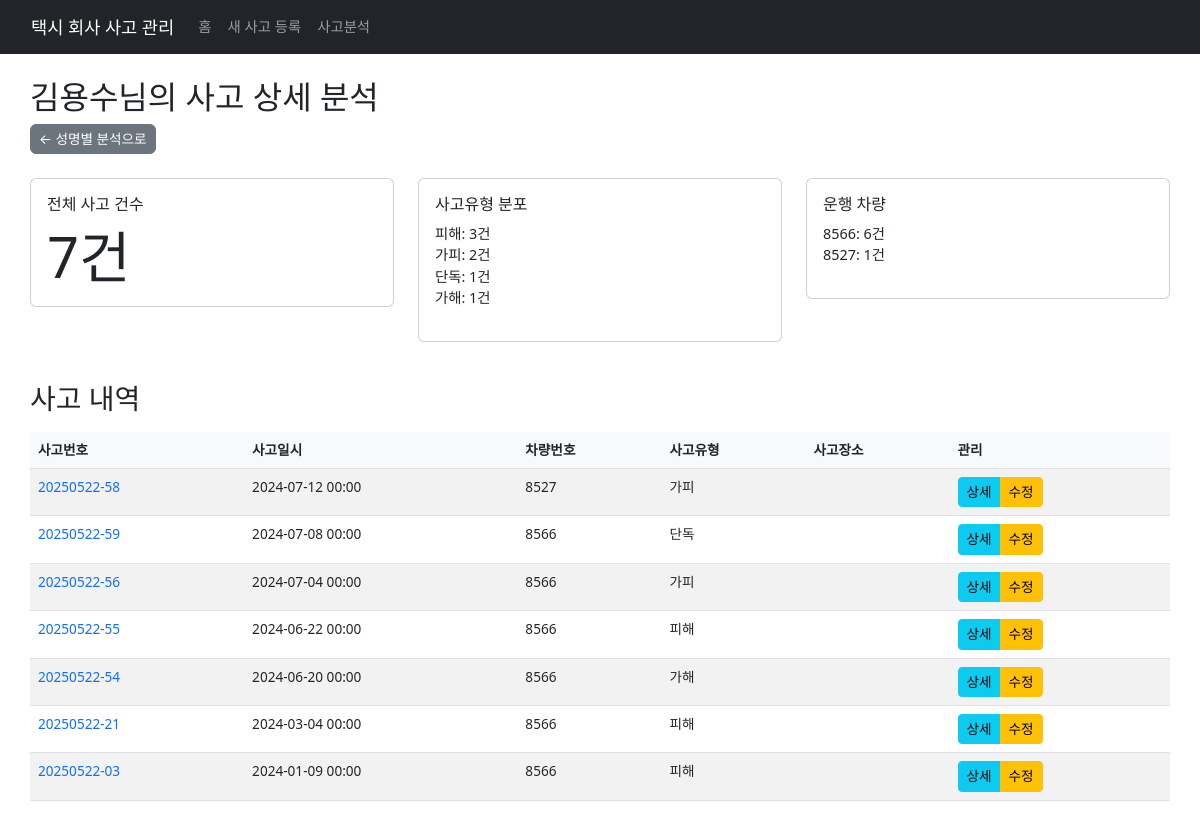
/analysis/name/김용수, run on the app's committed database.
### tables this page shows
CREATE TABLE "accidents" (
"사고번호" TEXT,
  "차량번호" TEXT,
  "성명" TEXT,
  "생년월일" TEXT,
  "사원번호" TEXT,
  "운전면허번호" TEXT,
  "나이" TEXT,
  "연락처" TEXT,
  "운전경력" TEXT,
  "당사경력" TEXT,
  "주소" TEXT,
  "구분" TEXT,
  "사고유형" TEXT,
  "사고장소" TEXT,
  "사고발생시속도" TEXT,
  "날씨" TEXT,
  "경찰서" TEXT,
  "조사관성명" TEXT,
  "전화" TEXT,
  "휴대폰" TEXT,
  "차량파손부위" TEXT,
  "출동보험기사" TEXT,
  "보험회사" TEXT,
  "보험접수번호" TEXT,
  "보험상담자" TEXT,
  "대물담당" TEXT,
  "대인담당" TEXT,
  "운전자상해" TEXT,
  "치료병원" TEXT,
  "이미지파일" TEXT,
  "동영상파일" TEXT,
  "사고일시" TEXT,
  "상대차량번호1" TEXT,
  "상대차량성명1" TEXT,
  "상대차량연락처1" TEXT,
  "상대차량차종1" TEXT,
  "상대차량남여1" TEXT,
  "상대차량비고1" TEXT,
  "상대차량번호2" TEXT,
  "상대차량성명2" TEXT,
  "상대차량연락처2" TEXT,
  "상대차량차종2" TEXT,
  "상대차량남여2" TEXT,
  "상대차량비고2" TEXT,
  "상대차량번호3" TEXT,
  "상대차량성명3" TEXT,
  "상대차량연락처3" TEXT,
  "상대차량차종3" TEXT,
  "상대차량남여3" TEXT,
  "상대차량비고3" TEXT,
  "상해승객성명1" TEXT,
  "상해승객연락처1" TEXT,
  "상해승객병원1" TEXT,
  "상해승객나이1" TEXT,
  "상해승객남여1" TEXT,
  "상해승객비고1" TEXT,
  "상해승객성명2" TEXT,
  "상해승객연락처2" TEXT,
  "상해승객병원2" TEXT,
  "상해승객나이2" TEXT,
  "상해승객남여2" TEXT,
  "상해승객비고2" TEXT,
  "상해승객성명3" TEXT,
  "상해승객연락처3" TEXT,
  "상해승객병원3" TEXT,
  "상해승객나이3" TEXT,
  "상해승객남여3" TEXT,
  "상해승객비고3" TEXT
);

### app.py (the view)
@app.route('/analysis/name/<name>')
def analysis_by_name_detail(name):
    df = load_accidents()
    if df.empty:
        return render_template('analysis_name_detail.html', name=name, accidents=None)
    df = filter_accidents(
        df,
        request.args.get('start_date'),
        request.args.get('end_date'),
        request.args.get('accident_type'),
        request.args.get('weather'),
        request.args.get('car_number'),
        request.args.get('name'),
        request.args.get('employee_number'),
        request.args.get('classification')
    )
    accidents = df[df['성명'] == name].sort_values('사고일시', ascending=False)
    total_accidents = len(accidents)
    accident_types = accidents['사고유형'].value_counts().to_dict()
    vehicles = accidents['차량번호'].value_counts().to_dict()
    return render_template('analysis_name_detail.html',
                         name=name,
                         accidents=accidents.to_dict('records'),
                         total_accidents=total_accidents,
                         accident_types=accident_types,
                         vehicles=vehicles)

### app.py (called while the page is built)
def get_db():
    try:
        conn = sqlite3.connect(DB_FILE)
        conn.row_factory = sqlite3.Row
        return conn
    except Exception as e:
        print(f"Error connecting to database: {str(e)}")
        return None

def load_accidents():
    try:
        conn = get_db()
        if conn is None:
            return pd.DataFrame()
        cursor = conn.cursor()
        cursor.execute("SELECT name FROM sqlite_master WHERE type='table' AND name='accidents'")
        if not cursor.fetchone():
            conn.close()
            return pd.DataFrame()
        query = "SELECT * FROM accidents ORDER BY 사고번호 DESC"
        df = pd.read_sql_query(query, conn)
        conn.close()
        return df
    except Exception as e:
        if conn:
            conn.close()
        return pd.DataFrame()

### templates/analysis_name_detail.html
{% extends "base.html" %}
{% block content %}
<div class="container mt-4">
    <h2>{{ name }}님의 사고 상세 분석</h2>
    <a href="{{ url_for('analysis_by_name') }}" class="btn btn-secondary mb-4">← 성명별 분석으로</a>
    {% if accidents %}
    <div class="row mb-4">
        <div class="col-md-4">
            <div class="card">
                <div class="card-body">
                    <h5 class="card-title">전체 사고 건수</h5>
                    <p class="card-text display-4">{{ total_accidents }}건</p>
                </div>
            </div>
        </div>
        <div class="col-md-4">
            <div class="card">
                <div class="card-body">
                    <h5 class="card-title">사고유형 분포</h5>
                    <ul class="list-unstyled">
                        {% for type, count in accident_types.items() %}
                        <li>{{ type }}: {{ count }}건</li>
                        {% endfor %}
                    </ul>
                </div>
            </div>
        </div>
        <div class="col-md-4">
            <div class="card">
                <div class="card-body">
                    <h5 class="card-title">운행 차량</h5>
                    <ul class="list-unstyled">
                        {% for vehicle, count in vehicles.items() %}
                        <li>{{ vehicle }}: {{ count }}건</li>
                        {% endfor %}
                    </ul>
                </div>
            </div>
        </div>
    </div>
    <h3 class="mb-3">사고 내역</h3>
    <div class="table-responsive">
        <table class="table table-striped">
            <thead>
                <tr>
                    <th>사고번호</th>
                    <th>사고일시</th>
                    <th>차량번호</th>
                    <th>사고유형</th>
                    <th>사고장소</th>
                    <th>관리</th>
                </tr>
            </thead>
            <tbody>
                {% for accident in accidents %}
                <tr>
                    <td>
                        <a href="{{ url_for('view_accident', accident_id=accident['사고번호']) }}" class="text-decoration-none">
                            {{ accident['사고번호'] }}
                        </a>
                    </td>
                    <td>{{ accident['사고일시'] }}</td>
                    <td>{{ accident['차량번호'] }}</td>
                    <td>{{ accident['사고유형'] }}</td>
                    <td>{{ accident['사고장소'] }}</td>
                    <td>
                        <div class="btn-group btn-group-sm">
                            <a href="{{ url_for('view_accident', accident_id=accident['사고번호']) }}" class="btn btn-info btn-sm">상세</a>
                            <a href="{{ url_for('edit_accident', accident_id=accident['사고번호']) }}" class="btn btn-warning btn-sm">수정</a>
                        </div>
                    </td>
                </tr>
                {% endfor %}
            </tbody>
        </table>
    </div>
    {% else %}
    <div class="alert alert-info">
        해당 운전자의 사고 내역이 없습니다.
    </div>
    {% endif %}
</div>
{% endblock %}

### templates/base.html (style rules this page uses)
body { font-size: 0.9rem; }
.container { max-width: 100%; padding: 0 15px; }
.table { font-size: 0.85rem; }
.table th { background-color: #f8f9fa; position: sticky; top: 0; z-index: 1; }
.card { margin-bottom: 1rem; }
.card-title { font-size: 1rem; margin-bottom: 0.5rem; }
.btn { font-size: 0.85rem; padding: 0.25rem 0.5rem; }

### data on the page
accidents: 사고유형 "피해", count "3", 사고번호 "20250522-55", 사고일시 "2024-06-22 00:00", 차량번호 "8566"
accidents: 사고유형 "가피", count "2", 차량번호 "8527", count "1", 사고번호 "20250522-58", 사고일시 "2024-07-12 00:00"
accidents: 사고유형 "단독", count "1", 차량번호 "8566", count "6", 사고번호 "20250522-59", 사고일시 "2024-07-08 00:00"
accidents: 사고유형 "가해", count "1", 사고번호 "20250522-54", 사고일시 "2024-06-20 00:00", 차량번호 "8566"
accidents: 사고번호 "20250522-56", 사고일시 "2024-07-04 00:00", 차량번호 "8566", 사고유형 "가피"
accidents: 사고번호 "20250522-21", 사고일시 "2024-03-04 00:00", 차량번호 "8566", 사고유형 "피해"
accidents: 사고번호 "20250522-03", 사고일시 "2024-01-09 00:00", 차량번호 "8566", 사고유형 "피해"

### other printed values
{{ name }} "김용수"
{{ total_accidents }} "7"
